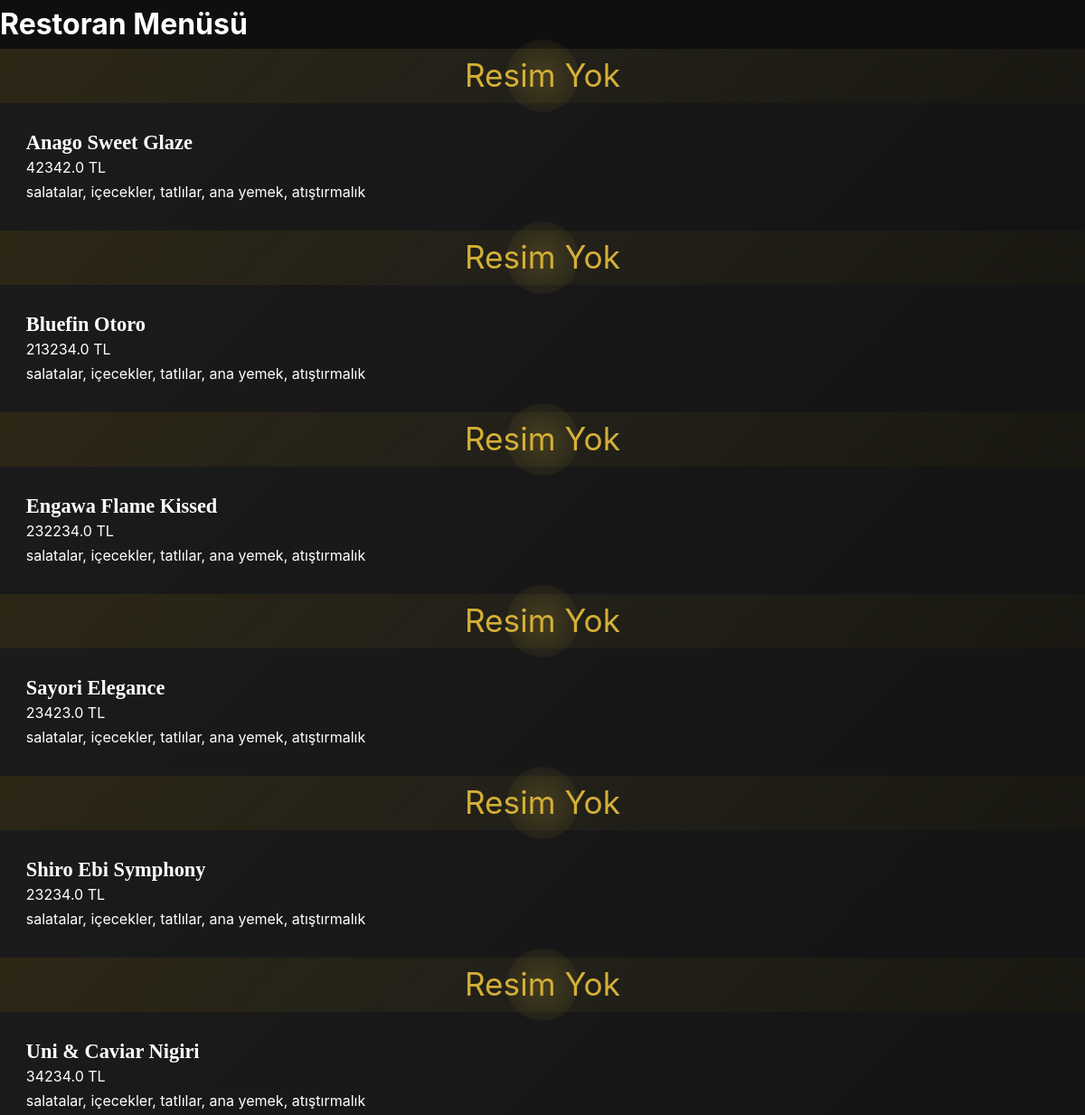
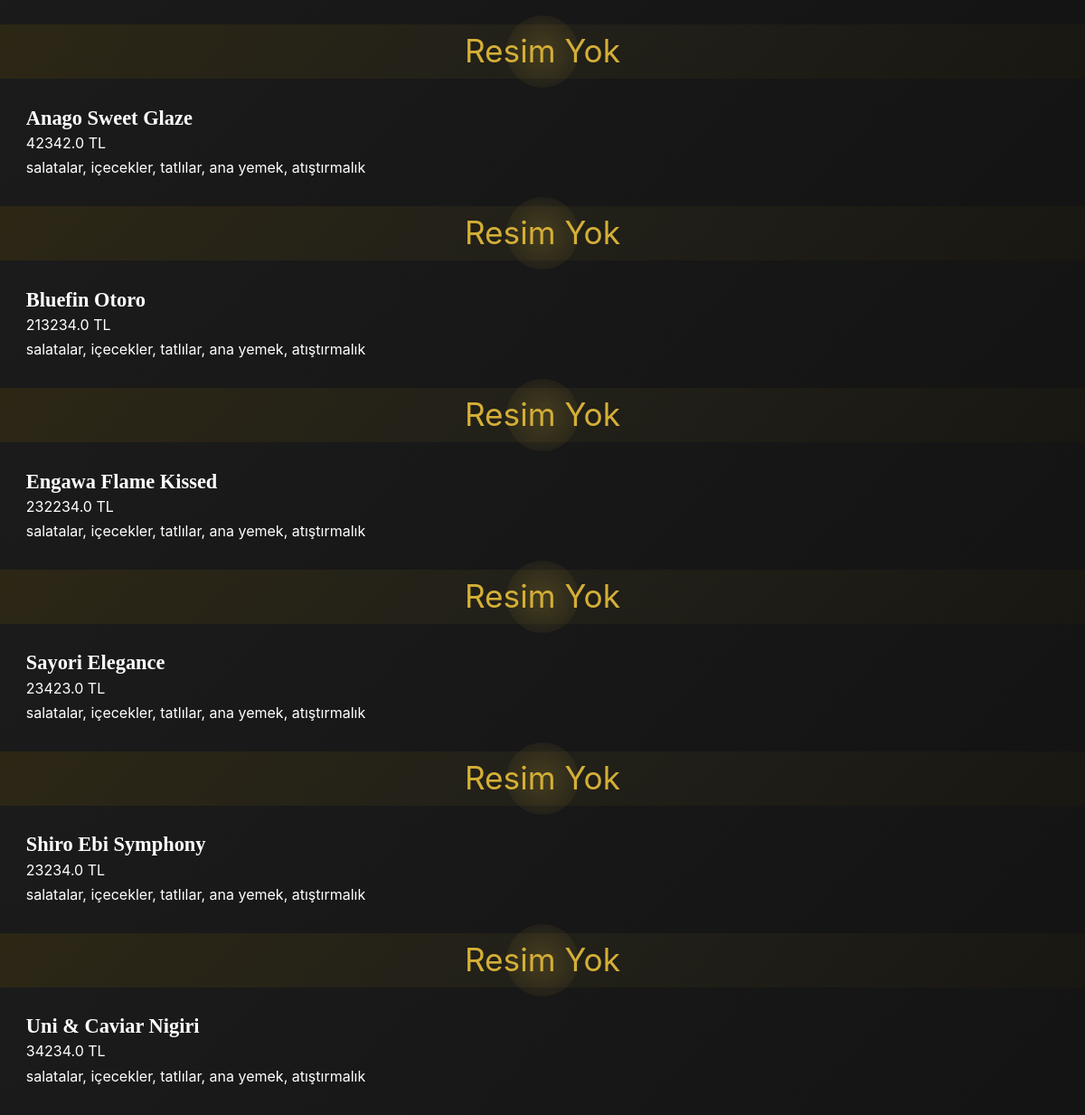
Page /menu on the earlier database version (2 pictures, top to bottom).
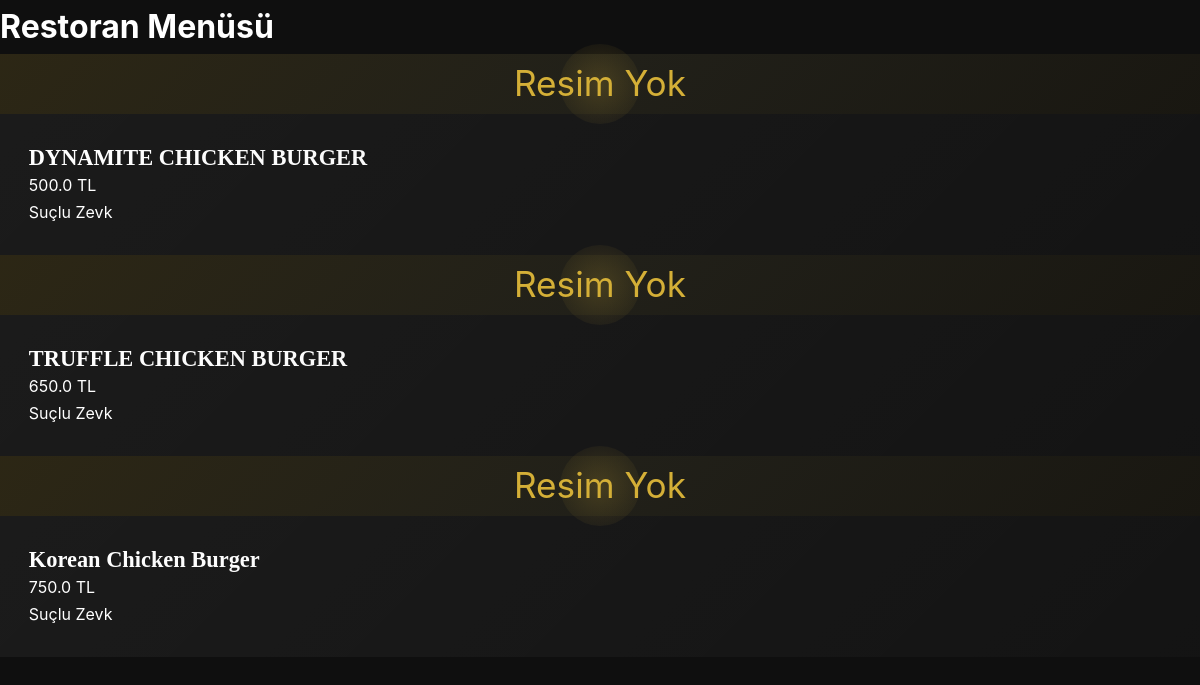
Same page on the later database version.
### tables this page shows
CREATE TABLE menu_items (
            id INTEGER PRIMARY KEY AUTOINCREMENT,
            isim TEXT NOT NULL,
            aciklama TEXT,
            fiyat REAL NOT NULL,
            kategori TEXT,
            resim TEXT
        );

### app.py (the view)
@app.route("/menu")
def menu():
    menuler = get_menu_items()
    return render_template("menu.html", menuler=menuler)

### app.py (called while the page is built)
def get_db_connection():
    conn = sqlite3.connect('menu.db')
    conn.row_factory = sqlite3.Row
    return conn

def get_menu_items():
    conn = get_db_connection()
    cursor = conn.cursor()
    cursor.execute("SELECT id, isim, aciklama, fiyat, kategori, resim FROM menu_items")
    rows = cursor.fetchall()
    conn.close()
    menu_list = []
    for row in rows:
        menu_list.append({
            'id': row[0],
            'isim': row[1],
            'aciklama': row[2],
            'fiyat': row[3],
            'kategori': row[4],
            'resim': row[5]
        })
    return menu_list

### templates/menu.html (shortened to what this page needs)
<!DOCTYPE html>
<html lang="tr">
<head>
  <link rel="stylesheet" href="{{ url_for('static', filename='style.css') }}">
</head>
<body>
  <h1>Restoran Menüsü</h1>
  <div class="menu">
    {% for urun in menuler %}
      <div class="dish">
        {% if urun.resim and urun.resim.data %}
          {% for image in urun.resim.data %}
            <img src="{{ url_for('static', filename=image.attributes.name) }}"
                 alt="{{ urun.isim }}"
                 class="dish-image">
          {% endfor %}
        {% else %}
          <div class="no-image">Resim Yok</div>
        {% endif %}
        <div class="dish-content">
          <div class="dish-name">{{ urun.isim }}</div>
          <div class="price">{{ urun.fiyat }} TL</div>
          <div class="category">{{ urun.kategori }}</div>
        </div>
      </div>
    {% endfor %}
  </div>
</body>
</html>

Differences in the rows shown:
removed menu_items: resim "Resim Yok", isim "Anago Sweet Glaze", fiyat "42342.0", kategori "salatalar, içecekler, tatlılar, ana yemek, atıştırmalık"
removed menu_items: resim "Resim Yok", isim "Bluefin Otoro", fiyat "213234.0", kategori "salatalar, içecekler, tatlılar, ana yemek, atıştırmalık"
removed menu_items: resim "Resim Yok", isim "Engawa Flame Kissed", fiyat "232234.0", kategori "salatalar, içecekler, tatlılar, ana yemek, atıştırmalık"
removed menu_items: resim "Resim Yok", isim "Sayori Elegance", fiyat "23423.0", kategori "salatalar, içecekler, tatlılar, ana yemek, atıştırmalık"
removed menu_items: resim "Resim Yok", isim "Shiro Ebi Symphony", fiyat "23234.0", kategori "salatalar, içecekler, tatlılar, ana yemek, atıştırmalık"
removed menu_items: resim "Resim Yok", isim "Uni & Caviar Nigiri", fiyat "34234.0", kategori "salatalar, içecekler, tatlılar, ana yemek, atıştırmalık"
removed menu_items: shows "Resim Yok", isim "Anago Sweet Glaze", fiyat "42342.0", kategori "salatalar, içecekler, tatlılar, ana yemek, atıştırmalık"
removed menu_items: resim "Resim Yok", isim "Bluefin Otoro", fiyat "213234.0", kategori "salatalar, içecekler, tatlılar, ana yemek, atıştırmalık"
removed menu_items: resim "Resim Yok", isim "Engawa Flame Kissed", fiyat "232234.0", kategori "salatalar, içecekler, tatlılar, ana yemek, atıştırmalık"
removed menu_items: resim "Resim Yok", isim "Sayori Elegance", fiyat "23423.0", kategori "salatalar, içecekler, tatlılar, ana yemek, atıştırmalık"
removed menu_items: resim "Resim Yok", isim "Shiro Ebi Symphony", fiyat "23234.0", kategori "salatalar, içecekler, tatlılar, ana yemek, atıştırmalık"
removed menu_items: resim "Resim Yok", isim "Uni & Caviar Nigiri", fiyat "34234.0", kategori "salatalar, içecekler, tatlılar, ana yemek, atıştırmalık"
added menu_items: shows "Resim Yok", isim "DYNAMITE CHICKEN BURGER", fiyat "500.0", kategori "Suçlu Zevk"
added menu_items: shows "Resim Yok", isim "TRUFFLE CHICKEN BURGER", fiyat "650.0", kategori "Suçlu Zevk"
added menu_items: shows "Resim Yok", isim "Korean Chicken Burger", fiyat "750.0", kategori "Suçlu Zevk"
